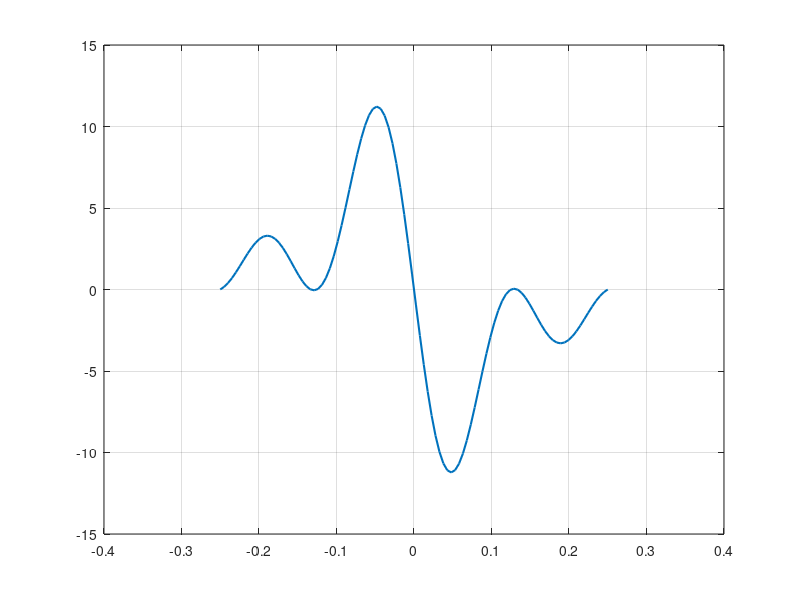

MATLAB code for this plot: (Note: this script raises an error after producing the figure.)


N=16;
f_fine = linspace(-4/N,4/N,100);
A_fine = exp(1i*pi*(0:N-1)'*f_fine);

% target_loc = rand()*(2/N)-(1/N);
target_loc = -(1/(N+1));

a_target = exp(1i*pi*(0:N-1)'*target_loc);

shift = 0;
phi1 = 0;
w_test_init = exp(-1i*pi/2)*exp(1i*pi*(0:N-1)'*phi1);
step_size = 1/50;
noise_std = 1;

error_abs = zeros(20,1);

for t=1:20
    w_test = w_test_init.*exp(1i*pi*(0:N-1)'*shift);

    plot(f_fine,real(w_test'*A_fine),'LineWidth',1.5)
    hold on
    grid on
    xline(target_loc,'r','LineWidth',1.5)
    xline(1/N,'LineWidth',1.5)
    xline(-1/N,'LineWidth',1.5)
    hold off

    y = real( w_test'*a_target + noise_std*randn());

    shift_temp = shift - (step_size/t)*y;
    if shift_temp>1/N
        shift = 1/N;
    elseif shift_temp<-1/N
        shift = -1/N;
    else
        shift = shift_temp;
    end

    error_abs(t) = abs(shift - target_loc);
end
% w_test = get_beamformer(N,PT,-1,pass_gap-1,transition_gap);
% A_fine = exp(1i*pi*(0:N-1)'*f_fine);
% phi1 = -2/N;
% w_test1 = exp(1i*pi*(0:N-1)'*phi1);
% 
% phi2 = 2/N;
% w_test2 = exp(1i*pi*(0:N-1)'*phi2);
% plot(f_fine,abs(w_test1'*A_fine),'LineWidth',1.5)
% hold on
% plot(f_fine,abs(w_test2'*A_fine),'LineWidth',1.5)
%%
% w_combine = exp(-1i*15*pi*1/(N))*0.5*(w_test1 + exp(-1i*2*pi*(N-1)/(N))*w_test2);
% plot(f_fine,abs(w_combine'*A_fine),'LineWidth',1.5)
% w_combine = 0.5*(w_test1 + w_test2);
% plot(f_fine,abs(w_combine'*A_fine),'LineWidth',1.5)
% plot(f_fine,real(w_combine'*A_fine),'LineWidth',1.5)
% ylim([-10,10])
% grid on
% hold on
% plot(f_fine,imag(w_combine'*A_fine),'LineWidth',1.5)
% hold off
% 
% %%
% w_combine = 0.5*(w_test1 + w_test2);
% plot3(real(w_combine'*A_fine), imag(w_combine'*A_fine),f_fine,'LineWidth',1.5)
% hold on 
% w_combine = 0.5*(w_test1 + exp(-1i*4*pi*1/(N))*w_test2);
% plot3(real(w_combine'*A_fine), imag(w_combine'*A_fine),f_fine,'LineWidth',1.5)
% view(2)
% grid on
% hold off


%%
% phi1 = 0;
% w_test1 =  exp(-1i*pi/2)*exp(1i*pi*(0:N-1)'*phi1);
% w_combine = w_test1;
% plot(f_fine,real(w_combine'*A_fine),'LineWidth',1.5)
% hold on 
% plot(f_fine,imag(w_combine'*A_fine),'LineWidth',1.5)
% grid on
% hold off
